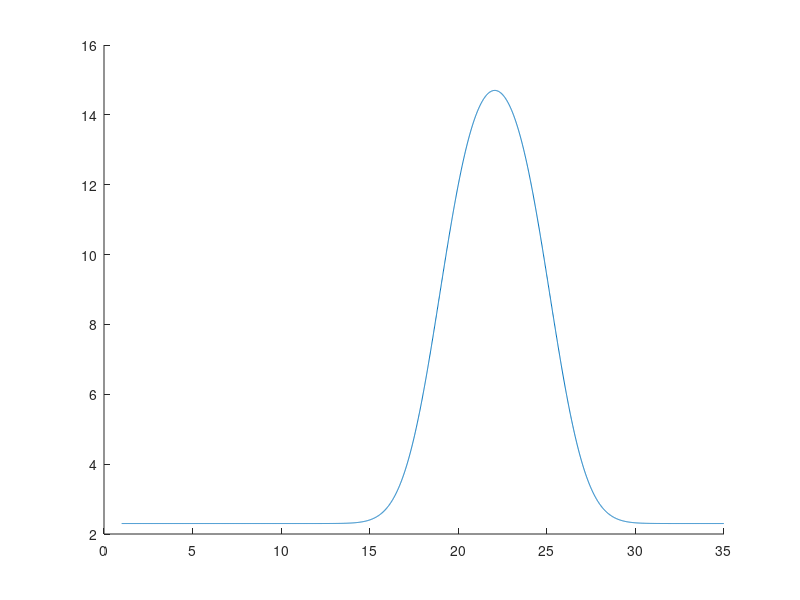

The MATLAB script that drew this image:
% Author: Kevin Whitley
% Date created: 200128

% This function produces a line profile of a septum using an explicit
% 'tilted circle' model.

function improf = septum_thickness_model_1D_amp(X0, R, psfFWHM, pixSz, X, bg, amp)

if nargin==0
    X0 = 19.5335;
    R = 3.1; % [pix]
    psfFWHM = 250;
    pixSz = 65;
    bg = 2.3;
    amp = 12.4;
    sp = .01; % spacing needs to be low enough to prevent problems with discretization (probably <0.5 or so)
    X = 1:sp:35;
end

sp = X(2)-X(1);

sigma = psfFWHM/2.35/pixSz;

thick_prof = zeros(1, length(X)-1);
thickline = ones(1, round(2*R/sp));

pt1 = max([1 round(X0/sp-length(thickline)/2+1)]);
pt2 = min([round(X0/sp+length(thickline)/2) length(X)-1]);
thick_prof(pt1:pt2) = ones(1, length(pt1:pt2));

gpdf_fcn = @(a,x) 1/(a(2)*sqrt(2*pi)) * exp(-(x-a(1)).^2 ./ (2*a(2)^2));
gauss = gpdf_fcn([0 sigma], X-X0);

thick_prof = conv(thick_prof, gauss, 'same'); % convolve with Gaussian psf

ring_prof_scale = thick_prof/max(thick_prof(:));

improf = ring_prof_scale * amp + bg;

if nargin==0
    figure
    hold on
    plot(X(1:end-1), improf)
end